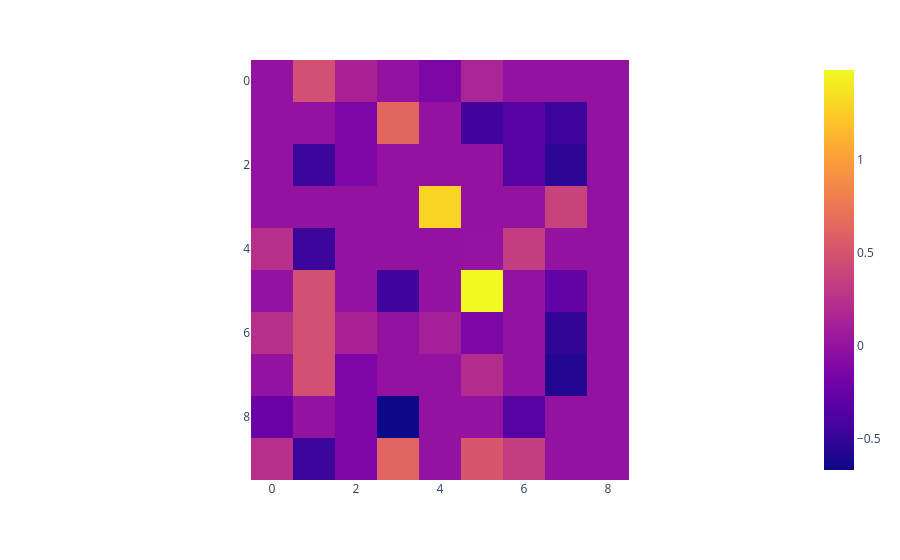

Notebook cell for this chart:
### Markdown cell above
Now let's check if dropout is working. I'll run the first two linear layers of the model twice, then plot the difference of the output matricies. If dropout is working then some of these values should be different between the two runs.

### Code cell
# make sure it is in training mode. 
model.train()
print(f'model is in '+['training' if e else 'eval' for e in [model.training]][0]+' mode')

out = []
for i in range(2):
    x = model.layer_list[0](xs_i)
    x = model.layer_list[1](x) # relu
    x = model.layer_list[2](x)
    out += [x.detach().to('cpu').numpy()]

out = (out[0]-out[1])
print(f'Max difference is {out.max()}')
px.imshow(out[0:10, :])

### Figure 1 — Plotly figure (JSON) as saved in the notebook; plotly's stock layout.template omitted (floating-point values rounded to 4 significant figures)
{"data": [{"coloraxis": "coloraxis", "hovertemplate": "x: %{x}<br>y: %{y}<br>color: %{z}<extra></extra>", "name": "0", "type": "heatmap", "xaxis": "x", "yaxis": "y", "z": [[0, 0.4764, 0.1336, 0, -0.1275, 0.1443, 0, 0, 0], [0, 0, -0.1336, 0.6324, 0, -0.4465, -0.3387, -0.4649, 0], [0, -0.4764, -0.1336, 0, 0, 0, -0.3394, -0.5413, 0], [0, 0, 0, 0, 1.291, 0, 0, 0.3768, 0], [0.2351, -0.4764, 0, 0, 0, 0.006107, 0.3394, 0, 0], [0, 0.4764, 0, -0.4541, 0, 1.481, 0, -0.2861, 0], [0.2351, 0.4764, 0.1336, 0, 0.1131, -0.1342, 0, -0.5188, 0], [0, 0.4764, -0.1336, 0, 0, 0.2069, 0, -0.5778, 0], [-0.2351, 0, -0.1336, -0.6669, 0, 0, -0.339, 0, 0], [0.2351, -0.4764, -0.1336, 0.6202, 0, 0.5174, 0.3386, 0, 0]]}], "layout": {"coloraxis": {"colorscale": [[0, "#0d0887"], [0.1111, "#46039f"], [0.2222, "#7201a8"], [0.3333, "#9c179e"], [0.4444, "#bd3786"], [0.5556, "#d8576b"], [0.6667, "#ed7953"], [0.7778, "#fb9f3a"], [0.8889, "#fdca26"], [1, "#f0f921"]]}, "margin": {"t": 60}, "xaxis": {"anchor": "y", "constrain": "domain", "domain": [0, 1], "scaleanchor": "y"}, "yaxis": {"anchor": "x", "autorange": "reversed", "constrain": "domain", "domain": [0, 1]}}}
